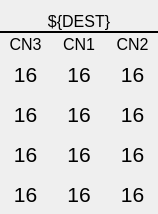
<?xml version="1.0" encoding="UTF-8"?>
<ui version="4.0">
 <class>Form</class>
 <widget class="QWidget" name="Form">
  <property name="geometry">
   <rect>
    <x>0</x>
    <y>0</y>
    <width>158</width>
    <height>214</height>
   </rect>
  </property>
  <property name="windowTitle">
   <string>Form</string>
  </property>
  <layout class="QVBoxLayout" name="verticalLayout_2">
   <property name="spacing">
    <number>0</number>
   </property>
   <property name="leftMargin">
    <number>0</number>
   </property>
   <property name="topMargin">
    <number>0</number>
   </property>
   <property name="rightMargin">
    <number>0</number>
   </property>
   <property name="bottomMargin">
    <number>0</number>
   </property>
   <item>
    <layout class="QVBoxLayout" name="verticalLayout">
     <property name="spacing">
      <number>0</number>
     </property>
     <item>
      <widget class="QLabel" name="label">
       <property name="maximumSize">
        <size>
         <width>16777215</width>
         <height>100</height>
        </size>
       </property>
       <property name="font">
        <font>
         <pointsize>12</pointsize>
        </font>
       </property>
       <property name="text">
        <string>${DEST}</string>
       </property>
       <property name="alignment">
        <set>Qt::AlignBottom|Qt::AlignHCenter</set>
       </property>
      </widget>
     </item>
     <item>
      <widget class="Line" name="line">
       <property name="frameShadow">
        <enum>QFrame::Plain</enum>
       </property>
       <property name="lineWidth">
        <number>2</number>
       </property>
       <property name="orientation">
        <enum>Qt::Horizontal</enum>
       </property>
      </widget>
     </item>
     <item>
      <layout class="QGridLayout" name="gridLayout">
       <property name="horizontalSpacing">
        <number>2</number>
       </property>
       <property name="verticalSpacing">
        <number>0</number>
       </property>
       <item row="1" column="1">
        <widget class="PyDMLabel" name="PyDMLabel_2">
         <property name="minimumSize">
          <size>
           <width>50</width>
           <height>40</height>
          </size>
         </property>
         <property name="font">
          <font>
           <pointsize>16</pointsize>
          </font>
         </property>
         <property name="toolTip">
          <string/>
         </property>
         <property name="text">
          <string>16</string>
         </property>
         <property name="alignment">
          <set>Qt::AlignCenter</set>
         </property>
         <property name="alarmSensitiveContent" stdset="0">
          <bool>true</bool>
         </property>
         <property name="channel" stdset="0">
          <string>ca://SIOC:SYS0:MP01:${DEST}_BC_NUM</string>
         </property>
        </widget>
       </item>
       <item row="4" column="0">
        <widget class="PyDMLabel" name="PyDMLabel_7">
         <property name="minimumSize">
          <size>
           <width>50</width>
           <height>40</height>
          </size>
         </property>
         <property name="font">
          <font>
           <pointsize>16</pointsize>
          </font>
         </property>
         <property name="toolTip">
          <string/>
         </property>
         <property name="text">
          <string>16</string>
         </property>
         <property name="alignment">
          <set>Qt::AlignCenter</set>
         </property>
         <property name="alarmSensitiveContent" stdset="0">
          <bool>true</bool>
         </property>
         <property name="channel" stdset="0">
          <string>ca://SIOC:SYS0:MP03:${DEST}_LATCHED_BC</string>
         </property>
        </widget>
       </item>
       <item row="3" column="1">
        <widget class="PyDMLabel" name="PyDMLabel_8">
         <property name="minimumSize">
          <size>
           <width>50</width>
           <height>40</height>
          </size>
         </property>
         <property name="font">
          <font>
           <pointsize>16</pointsize>
          </font>
         </property>
         <property name="toolTip">
          <string/>
         </property>
         <property name="text">
          <string>16</string>
         </property>
         <property name="alignment">
          <set>Qt::AlignCenter</set>
         </property>
         <property name="alarmSensitiveContent" stdset="0">
          <bool>true</bool>
         </property>
         <property name="channel" stdset="0">
          <string>ca://SIOC:SYS0:MP01:${DEST}_FW_BC</string>
         </property>
        </widget>
       </item>
       <item row="0" column="1">
        <widget class="QLabel" name="label_2">
         <property name="minimumSize">
          <size>
           <width>0</width>
           <height>20</height>
          </size>
         </property>
         <property name="font">
          <font>
           <pointsize>12</pointsize>
          </font>
         </property>
         <property name="text">
          <string>CN1</string>
         </property>
         <property name="alignment">
          <set>Qt::AlignBottom|Qt::AlignHCenter</set>
         </property>
        </widget>
       </item>
       <item row="0" column="0">
        <widget class="QLabel" name="label_3">
         <property name="minimumSize">
          <size>
           <width>0</width>
           <height>20</height>
          </size>
         </property>
         <property name="font">
          <font>
           <pointsize>12</pointsize>
          </font>
         </property>
         <property name="text">
          <string>CN3</string>
         </property>
         <property name="alignment">
          <set>Qt::AlignBottom|Qt::AlignHCenter</set>
         </property>
        </widget>
       </item>
       <item row="1" column="2">
        <widget class="PyDMLabel" name="PyDMLabel_3">
         <property name="minimumSize">
          <size>
           <width>50</width>
           <height>40</height>
          </size>
         </property>
         <property name="font">
          <font>
           <pointsize>16</pointsize>
          </font>
         </property>
         <property name="toolTip">
          <string/>
         </property>
         <property name="text">
          <string>16</string>
         </property>
         <property name="alignment">
          <set>Qt::AlignCenter</set>
         </property>
         <property name="alarmSensitiveContent" stdset="0">
          <bool>true</bool>
         </property>
         <property name="channel" stdset="0">
          <string>ca://SIOC:SYS0:MP02:${DEST}_BC_NUM</string>
         </property>
        </widget>
       </item>
       <item row="0" column="2">
        <widget class="QLabel" name="label_4">
         <property name="minimumSize">
          <size>
           <width>0</width>
           <height>20</height>
          </size>
         </property>
         <property name="font">
          <font>
           <pointsize>12</pointsize>
          </font>
         </property>
         <property name="text">
          <string>CN2</string>
         </property>
         <property name="alignment">
          <set>Qt::AlignBottom|Qt::AlignHCenter</set>
         </property>
        </widget>
       </item>
       <item row="3" column="2">
        <widget class="PyDMLabel" name="PyDMLabel_11">
         <property name="minimumSize">
          <size>
           <width>50</width>
           <height>40</height>
          </size>
         </property>
         <property name="font">
          <font>
           <pointsize>16</pointsize>
          </font>
         </property>
         <property name="toolTip">
          <string/>
         </property>
         <property name="text">
          <string>16</string>
         </property>
         <property name="alignment">
          <set>Qt::AlignCenter</set>
         </property>
         <property name="alarmSensitiveContent" stdset="0">
          <bool>true</bool>
         </property>
         <property name="channel" stdset="0">
          <string>ca://SIOC:SYS0:MP02:${DEST}_FW_BC</string>
         </property>
        </widget>
       </item>
       <item row="3" column="0">
        <widget class="PyDMLabel" name="PyDMLabel_6">
         <property name="minimumSize">
          <size>
           <width>50</width>
           <height>40</height>
          </size>
         </property>
         <property name="font">
          <font>
           <pointsize>16</pointsize>
          </font>
         </property>
         <property name="toolTip">
          <string/>
         </property>
         <property name="text">
          <string>16</string>
         </property>
         <property name="alignment">
          <set>Qt::AlignCenter</set>
         </property>
         <property name="alarmSensitiveContent" stdset="0">
          <bool>true</bool>
         </property>
         <property name="channel" stdset="0">
          <string>ca://SIOC:SYS0:MP03:${DEST}_FW_BC</string>
         </property>
        </widget>
       </item>
       <item row="2" column="1">
        <widget class="PyDMLabel" name="PyDMLabel_5">
         <property name="minimumSize">
          <size>
           <width>50</width>
           <height>40</height>
          </size>
         </property>
         <property name="font">
          <font>
           <pointsize>16</pointsize>
          </font>
         </property>
         <property name="toolTip">
          <string/>
         </property>
         <property name="text">
          <string>16</string>
         </property>
         <property name="alignment">
          <set>Qt::AlignCenter</set>
         </property>
         <property name="alarmSensitiveContent" stdset="0">
          <bool>true</bool>
         </property>
         <property name="channel" stdset="0">
          <string>ca://SIOC:SYS0:MP01:${DEST}_SW_BC</string>
         </property>
        </widget>
       </item>
       <item row="2" column="2">
        <widget class="PyDMLabel" name="PyDMLabel_10">
         <property name="minimumSize">
          <size>
           <width>50</width>
           <height>40</height>
          </size>
         </property>
         <property name="font">
          <font>
           <pointsize>16</pointsize>
          </font>
         </property>
         <property name="toolTip">
          <string/>
         </property>
         <property name="text">
          <string>16</string>
         </property>
         <property name="alignment">
          <set>Qt::AlignCenter</set>
         </property>
         <property name="alarmSensitiveContent" stdset="0">
          <bool>true</bool>
         </property>
         <property name="channel" stdset="0">
          <string>ca://SIOC:SYS0:MP02:${DEST}_SW_BC</string>
         </property>
        </widget>
       </item>
       <item row="1" column="0">
        <widget class="PyDMLabel" name="PyDMLabel">
         <property name="minimumSize">
          <size>
           <width>50</width>
           <height>40</height>
          </size>
         </property>
         <property name="font">
          <font>
           <pointsize>16</pointsize>
          </font>
         </property>
         <property name="toolTip">
          <string/>
         </property>
         <property name="text">
          <string>16</string>
         </property>
         <property name="alignment">
          <set>Qt::AlignCenter</set>
         </property>
         <property name="alarmSensitiveContent" stdset="0">
          <bool>true</bool>
         </property>
         <property name="channel" stdset="0">
          <string>ca://SIOC:SYS0:MP03:${DEST}_BC_NUM</string>
         </property>
        </widget>
       </item>
       <item row="2" column="0">
        <widget class="PyDMLabel" name="PyDMLabel_4">
         <property name="minimumSize">
          <size>
           <width>50</width>
           <height>40</height>
          </size>
         </property>
         <property name="font">
          <font>
           <pointsize>16</pointsize>
          </font>
         </property>
         <property name="toolTip">
          <string/>
         </property>
         <property name="text">
          <string>16</string>
         </property>
         <property name="alignment">
          <set>Qt::AlignCenter</set>
         </property>
         <property name="alarmSensitiveContent" stdset="0">
          <bool>true</bool>
         </property>
         <property name="channel" stdset="0">
          <string>ca://SIOC:SYS0:MP03:${DEST}_SW_BC</string>
         </property>
        </widget>
       </item>
       <item row="4" column="2">
        <widget class="PyDMLabel" name="PyDMLabel_12">
         <property name="minimumSize">
          <size>
           <width>50</width>
           <height>40</height>
          </size>
         </property>
         <property name="font">
          <font>
           <pointsize>16</pointsize>
          </font>
         </property>
         <property name="toolTip">
          <string/>
         </property>
         <property name="text">
          <string>16</string>
         </property>
         <property name="alignment">
          <set>Qt::AlignCenter</set>
         </property>
         <property name="alarmSensitiveContent" stdset="0">
          <bool>true</bool>
         </property>
         <property name="channel" stdset="0">
          <string>ca://SIOC:SYS0:MP02:${DEST}_LATCHED_BC</string>
         </property>
        </widget>
       </item>
       <item row="4" column="1">
        <widget class="PyDMLabel" name="PyDMLabel_9">
         <property name="minimumSize">
          <size>
           <width>50</width>
           <height>40</height>
          </size>
         </property>
         <property name="font">
          <font>
           <pointsize>16</pointsize>
          </font>
         </property>
         <property name="toolTip">
          <string/>
         </property>
         <property name="text">
          <string>16</string>
         </property>
         <property name="alignment">
          <set>Qt::AlignCenter</set>
         </property>
         <property name="alarmSensitiveContent" stdset="0">
          <bool>true</bool>
         </property>
         <property name="channel" stdset="0">
          <string>ca://SIOC:SYS0:MP01:${DEST}_LATCHED_BC</string>
         </property>
        </widget>
       </item>
      </layout>
     </item>
    </layout>
   </item>
  </layout>
 </widget>
 <customwidgets>
  <customwidget>
   <class>PyDMLabel</class>
   <extends>QLabel</extends>
   <header>pydm.widgets.label</header>
  </customwidget>
 </customwidgets>
 <resources/>
 <connections/>
</ui>
